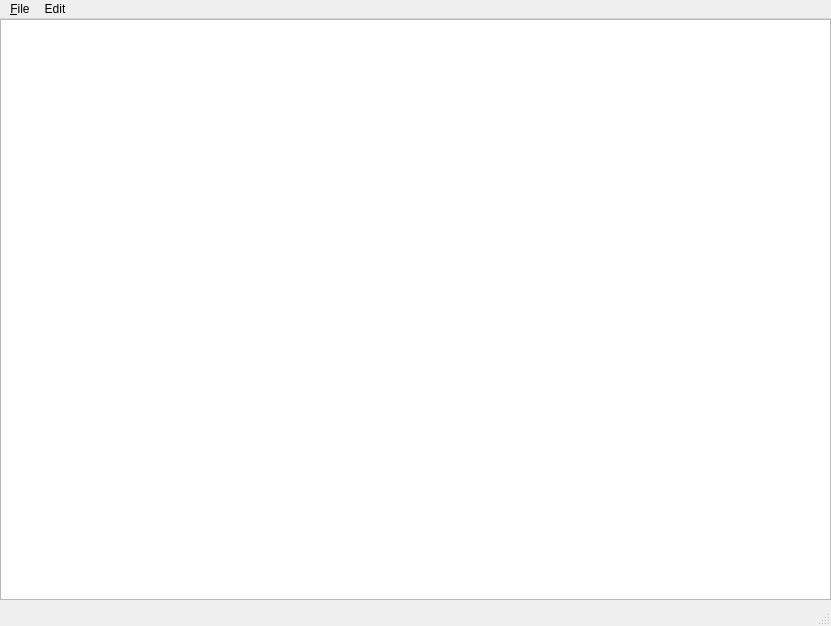
<?xml version="1.0" encoding="UTF-8"?>
<ui version="4.0">
 <class>MainWindow</class>
 <widget class="QMainWindow" name="MainWindow">
  <property name="geometry">
   <rect>
    <x>0</x>
    <y>0</y>
    <width>831</width>
    <height>626</height>
   </rect>
  </property>
  <property name="windowTitle">
   <string>MainWindow</string>
  </property>
  <widget class="QWidget" name="centralwidget">
   <widget class="QWidget" name="verticalLayoutWidget">
    <property name="geometry">
     <rect>
      <x>0</x>
      <y>0</y>
      <width>831</width>
      <height>581</height>
     </rect>
    </property>
    <layout class="QVBoxLayout" name="verticalLayout">
     <item>
      <widget class="QTableWidget" name="tableWidget"/>
     </item>
    </layout>
   </widget>
  </widget>
  <widget class="QMenuBar" name="menubar">
   <property name="geometry">
    <rect>
     <x>0</x>
     <y>0</y>
     <width>831</width>
     <height>24</height>
    </rect>
   </property>
   <widget class="QMenu" name="menuFile">
    <property name="title">
     <string>&amp;File</string>
    </property>
    <addaction name="actionSave"/>
    <addaction name="actionSave_As"/>
    <addaction name="actionClose"/>
   </widget>
   <widget class="QMenu" name="menuEdit">
    <property name="title">
     <string>Edit</string>
    </property>
    <addaction name="separator"/>
    <addaction name="actionCopy"/>
    <addaction name="actionSelect_All"/>
   </widget>
   <addaction name="menuFile"/>
   <addaction name="menuEdit"/>
  </widget>
  <widget class="QStatusBar" name="statusbar"/>
  <action name="actionCopy">
   <property name="text">
    <string>&amp;Copy</string>
   </property>
   <property name="toolTip">
    <string>Copy selected text</string>
   </property>
   <property name="shortcut">
    <string>Ctrl+C</string>
   </property>
  </action>
  <action name="actionSelect_All">
   <property name="text">
    <string>Select &amp;All</string>
   </property>
   <property name="shortcut">
    <string>Ctrl+A</string>
   </property>
  </action>
  <action name="actionSave">
   <property name="text">
    <string>&amp;Save</string>
   </property>
   <property name="shortcut">
    <string>Ctrl+S</string>
   </property>
  </action>
  <action name="actionSave_As">
   <property name="text">
    <string>Save As...</string>
   </property>
  </action>
  <action name="actionClose">
   <property name="text">
    <string>Close</string>
   </property>
   <property name="shortcut">
    <string>Ctrl+W</string>
   </property>
  </action>
 </widget>
 <resources/>
 <connections/>
</ui>
